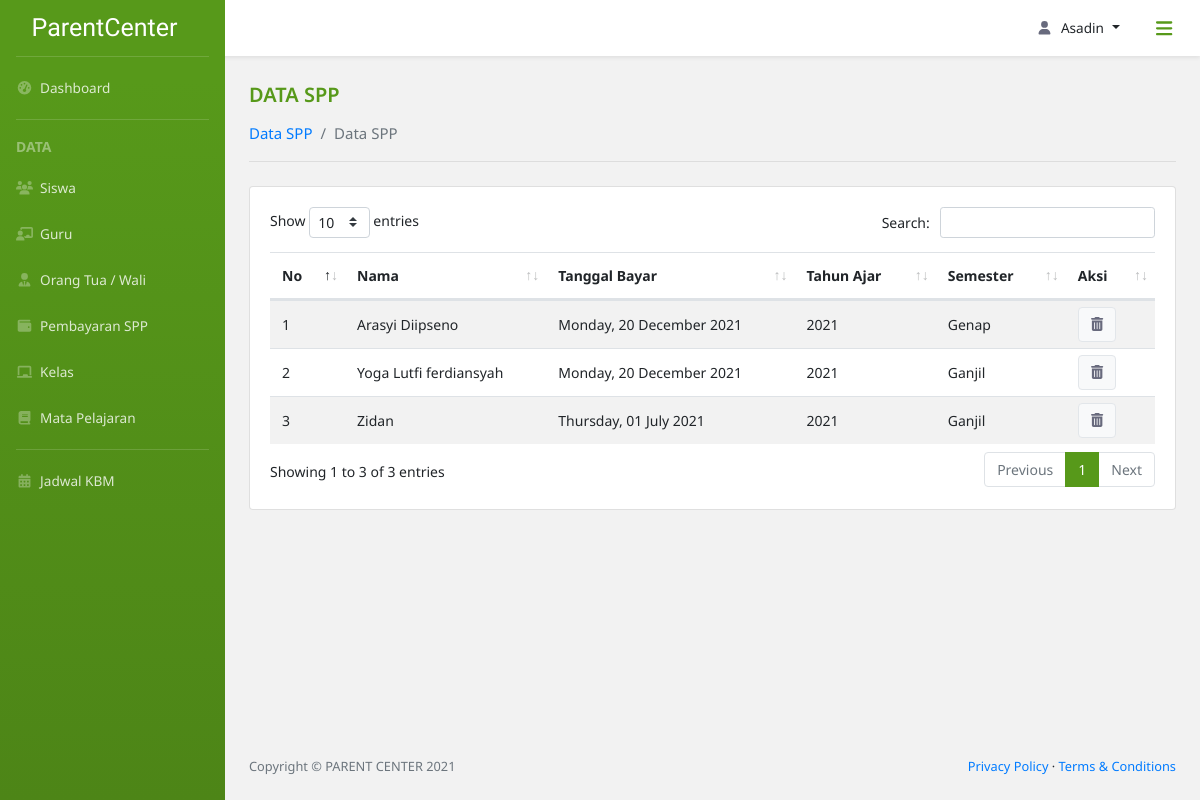
The app's page /data_spp/ (signed in) with its own data.
### parent_center_app/models.py (models this page shows, shortened)
class PembayaranSPP(models.Model):
    id_pembayaran = models.CharField(
        max_length=30,
        primary_key=True,
        unique=True,
        default=custom_spp,
        editable=False
    )
    id_siswa = models.ForeignKey(Siswa, on_delete=CASCADE)
    tgl_bayar = models.DateField(default=date.today)
    bulan_ke = models.PositiveSmallIntegerField(validators=[MaxValueValidator(12),
                                                            MinValueValidator(1)])
    jumlah = models.PositiveBigIntegerField()
    thn_ajar = models.CharField(max_length=5)
    class Semesteran(models.TextChoices):
        ganjil = '1', 'Ganjil',
        genap = '2', 'Genap'
    semester = models.CharField(
        max_length=10,
        choices=Semesteran.choices,
        default=Semesteran.ganjil)

class Siswa(models.Model):
    nis = models.CharField(max_length=15, null=True)
    nisn = models.CharField(max_length=15, null=True)
    id_siswa = models.CharField(
        max_length=30,
        primary_key=True,
        unique=True,
        default=custom_siswa,
        editable=False
    )
    nama = models.CharField(max_length=50)
    tpt_lahir = models.CharField(max_length=50)
    tgl_lahir = models.DateField(default=date.today)
    agama = models.CharField(max_length=15)
    class jns_kelamin(models.TextChoices):
        P = 'Perempuan'
        L = 'Laki-Laki'
    jns_kelamin = models.CharField(
        max_length=10,
        choices=jns_kelamin.choices,
        default=jns_kelamin.L
    )
    no_tlp = models.CharField(max_length=13, null=True)
    alamat = models.TextField(null=True)
    id_kelas = models.ForeignKey(
        Kelas,
        null=True,
        on_delete=models.SET_NULL
    )

### parent_center_app/views.py (the view)
# urls.py: path('data_spp/', views.dataSpp, name='data spp'),
@login_required(login_url='login')
def dataSpp(request):
    if level_permission(request, ['Admin']) is False:
        return redirect(level_login(request))
    else:
        form = PembayaranSPP.objects.all().order_by('tgl_bayar').reverse()
        context = {
            'title': 'Data SPP',
            'form': form
        }
        return render(request,
                      'parent_center_app/data_spp.html',
                      context)

### parent_center_app/views.py (called while the page is built)
def level_permission(current_user, level: list) -> bool:
    if current_user.user.extenduser.user_level in level:
        return True
    else:
        return False

### parent_center_app/templates/parent_center_app/data_spp.html (shortened to what this page needs)
{% extends 'parent_center_app/base.html' %}
{% block breadcrumb %}
<div class="row pt-4">
    <div class="col-lg-12">
        <div class="div-title">
            <span class="title-content">{{title}}</span>
            <nav aria-label="breadcrumb">
                <ol class="breadcrumb">
                    <li class="breadcrumb-item"><a href="/cari_spp">Data SPP</a></li>
                    <li class="breadcrumb-item active" aria-current="page">{{ title }}</li>
                </ol>
            </nav>
        </div>
    </div>
</div>
<hr class="dropdown-divider hr-title mb-4 mx-4 mt-3">
{% endblock breadcrumb %}
{% block content %}
    <div class="row">
        <div class="col-lg-12">
            <div class="card">
                <div class="card-body card-dashboard">
                    <div class="table-responsive table-mapel">
                        <table class="table table table-striped table-siswa" id="table-custom">
                            <thead>
                                <tr>
                                    <th scope="col">No</th>
                                    <th scope="col">Nama</th>
                                    <th scope="col">Tanggal Bayar</th>
                                    <th scope="col">Tahun Ajar</th>
                                    <th scope="col">Semester</th>
                                    <th scope="col">Aksi</th>
                                </tr>
                            </thead>
                            <tbody>
                                {% for spp in form %}
                                <tr>
                                    <td>{{ forloop.counter }}</td>
                                    <td>{{ spp.id_siswa.nama }}</td>
                                    <td>{{ spp.tgl_bayar|date:'l, d F Y'  }}</td>
                                    <td>{{ spp.thn_ajar }}</td>
                                    <td>{% if spp.semester == '1' %}
                                            Ganjil
                                        {% else %}
                                            Genap
                                        {% endif %}
                                    </td>
                                    <td>
                                        <button class="btn btn-light" type="button" data-toggle="modal" data-target="#modal_hapus"><i class="fas fa-trash-alt"></i></button>
                                    </td>
                                </tr>
                                {% endfor %}
                            </tbody>
                        </table>
                    </div>
                </div>
            </div>
        </div>
    </div>
{% endblock content %}

### parent_center_app/templates/parent_center_app/base.html (shortened to what this page needs)
{% load static %}
<!DOCTYPE html>
<html lang="en">
    <head>
        <link href="{% static 'parent_center_app/assets/css/bootstrap-toggle.min.css' %}" rel="stylesheet">
        <link href="{% static 'parent_center_app/assets/css/style-custom.css' %}" rel="stylesheet" />
        <link href="{% static 'parent_center_app/assets/css/styles.css' %}" rel="stylesheet" />
        <link rel="stylesheet" type="text/css" href="{% static 'parent_center_app/assets/css/dataTables.bootstrap4.min.css' %}"/>
        <link href="{% static 'parent_center_app/vendor/fontawesome-free/css/all.min.css' %}" rel="stylesheet" type="text/css">
        <link href="//cdn.jsdelivr.net/npm/select2@4.1.0-rc.0/dist/css/select2.min.css" rel="stylesheet" />
    </head>
    <body class="sb-nav-fixed">
        <nav class="sb-topnav navbar navbar-expand navbar-dark bg-putih shadow-sm">
            <button class="btn btn-link btn-sm order-1 rounded-circle" id="sidebarToggle" href="#"><i class="fas fa-bars fa-lg"></i></button>
            <ul class="navbar-nav ml-auto md-0 mr-2">
                <li class="nav-item dropdown">
                    <a class="nav-link dropdown-toggle" id="userDropdown" href="#" role="button" data-toggle="dropdown" aria-haspopup="true" aria-expanded="false"><i class="fas fa-user fa-fw"></i>{{ request.user }}</a>
                </li>
            </ul>
        </nav>
        <div id="layoutSidenav">
            <div id="layoutSidenav_nav">
                <nav class="sb-sidenav accordion bg-green" id="sidenavAccordion">
                    <div class="sb-sidenav-menu">
                        <div class="nav">
                            <a class="navbar-brand d-flex align-self-center align-items-center" href="/dashboard_admin">
                                ParentCenter
                            </a>
                            <div class="dropdown-divider mx-3 mt-0"></div>
                            <a class="nav-link" href="/dashboard_admin">
                                <i class="fas fa-fw fa-tachometer-alt"></i>&nbsp;
                                Dashboard
                            </a>
                            <div class="dropdown-divider mx-3"></div>
                            <div class="dropdown-header">
                                DATA
                            </div>
                            <a class="nav-link" href="/data_siswa">
                                <i class="fas fa-fw fa-users"></i>&nbsp;
                                Siswa
                            </a>
                            <a class="nav-link" href="/data_guru">
                                <i class="fas fa-fw fa-chalkboard-teacher"></i>&nbsp;
                                Guru
                            </a>
                            <a class="nav-link" href="/data_orangtua">
                                <i class="fas fa-fw fa-user-tie"></i>&nbsp;
                                Orang Tua / Wali
                            </a>
                            <a class="nav-link" href="/cari_spp">
                                <i class="fas fa-fw fa-wallet"></i>&nbsp;
                                Pembayaran SPP
                            </a>
                            <a class="nav-link" href="/data_kelas">
                                <i class="fas fa-fw fa-chalkboard"></i>&nbsp;
                                Kelas
                            </a>
                            <a class="nav-link" href="/data_mapel">
                                <i class="fas fa-fw fa-book"></i>&nbsp;
                                Mata Pelajaran
                            </a>
                            <div class="dropdown-divider mx-3"></div>
                            <a class="nav-link" href="/jadwal_kbm">
                                <i class="fas fa-fw fa-calendar-alt"></i>&nbsp;
                                Jadwal KBM
                            </a>
                        </div>
                    </div>
                </nav>
            </div>
            <div id="layoutSidenav_content">
                <main>
                    <div class="container-fluid px-0">
                        {% block breadcrumb %}
                        {% endblock breadcrumb %}
                        {% block content %}
                        {% endblock content %}
                    </div>
                </main>
                <footer class="py-4 bg-grey mt-auto">
                    <div class="container-fluid">
                        <div class="d-flex align-items-center justify-content-between small">
                            <div class="text-muted">Copyright &copy; PARENT CENTER 2021</div>
                            <div>
                                <a href="/privacy-policy">Privacy Policy</a>
                                &middot;
                                <a href="/terms-condition">Terms &amp; Conditions</a>
                            </div>
                        </div>
                    </div>
                </footer>
            </div>
        </div>
    </body>
</html>

### parent_center_app/static/parent_center_app/assets/css/style-custom.css (style rules this page uses)
* { font-family: 'Noto Sans', sans-serif; }
body { background-color: #f2f2f2!important; }
#userDropdown svg { margin-right: .5rem; }
#userDropdown { text-transform: capitalize; }
a#userDropdown.nav-link.dropdown-toggle::after { margin-left: .5rem!important; }
.bg-putih { background-color: #fff; }
.bg-green { background-color: #57991a; background-image: linear-gradient(180deg,#57991a 10%,#4d8517 100%); background-size: cover; }
.sb-sidenav-menu a.nav-link { color: rgba(255,255,255,.8)!important; }
.sb-sidenav-menu a.nav-link svg { color: rgba(255,255,255,.3)!important; }
.navbar-nav a, #ddUser .dropdown-item { color: #212529!important; }
.navbar-nav a svg, .card-dashboard svg { color: #686a7d!important; }
.sb-sidenav .dropdown-divider { border-color: rgba(255,255,255,.15); }
.sb-sidenav .dropdown-header { color: rgba(255,255,255,.4); }
#sidebarToggle { height: 2.5rem!important; width: 2.5rem!important; font-weight: 400!important; color: #57991a!important; }
.navbar-brand { height: 56px; color: #fff; font-family: 'Satisfy', cursive!important; font-size: 25px!important; }
.sb-nav-fixed .sb-topnav { z-index: 1038!important; }
.sb-nav-fixed #layoutSidenav #layoutSidenav_nav .sb-sidenav { padding-top: 0!important; }
.dropdown-header { padding-left: 1rem!important; font-weight: bold; }
.sb-sidenav-menu, .sb-topnav.navbar, #ddUser .dropdown-item { font-size: 13.6px; }
.nav-link { padding: 12.8px 16px!important; }
.title-content { font-size: 20px; font-weight: 600; color: #57991a; text-transform: uppercase; }
.div-title .breadcrumb { background-color: transparent; padding-left: 0; margin-bottom: 0; padding-bottom: 0; font-size: 15px!important; }
.div-title .breadcrumb-item a { font-size: 15px; }
.hr-title { border-color: #ddd!important; border-width: 2px; }
.card-dashboard, #btn-jadwal, .dropdown-jadwal .dropdown-item { font-size: 15px!important; }
#table-custom_wrapper *, .table-custom-dashboard * { font-size: 14px; }
.container-fluid .row { margin-left: .75rem; margin-right: .75rem; }
.table-siswa tbody tr td { padding: 6px 12px; }
.btn-light { border: 1px solid #e2e6ea!important; }
.table-mapel table tbody tr td, .table-kelas table tbody tr td { vertical-align: middle; }

### records on screen
PembayaranSPP: id_siswa.nama "Arasyi Diipseno", tgl_bayar "Monday, 20 December 2021", thn_ajar "2021", semester "Genap"
PembayaranSPP: id_siswa.nama "Yoga Lutfi ferdiansyah", tgl_bayar "Monday, 20 December 2021", thn_ajar "2021", semester "Ganjil"
PembayaranSPP: id_siswa.nama "Zidan", tgl_bayar "Thursday, 01 July 2021", thn_ajar "2021", semester "Ganjil"

### other values on screen
{{ request.user }} "Asadin"
{{ title }} "DATA SPP"
{{ title }} "Data SPP"
